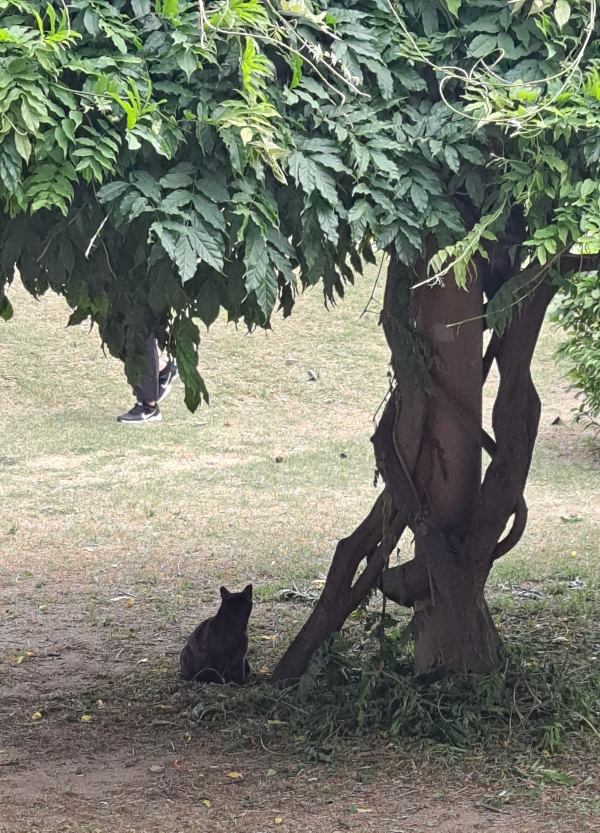
#> input picture chap07/hw#3/dukjo.jpg, 1800 x 2497 px (shown at 1/3 size)
$ python 03.gaussianBlur.py
#> lines starting #> are read from the running program, lines starting #| are printed output that depends on the picture
import cv2

src = cv2.imread('dukjo.jpg', cv2.IMREAD_GRAYSCALE)
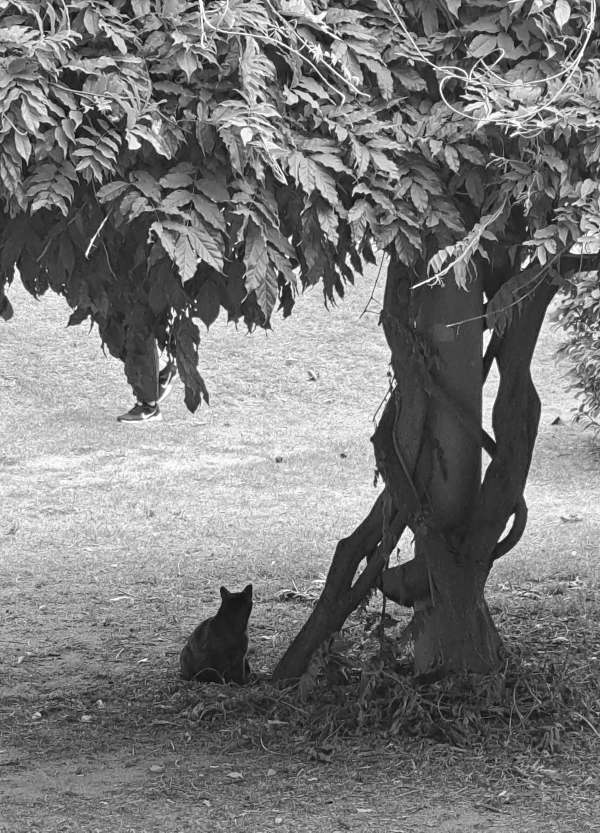
#> src: shape (2497, 1800) (shown at 1/3 size); min 3, max 255, mean 121.5
src = cv2.resize(src, (320, 480))
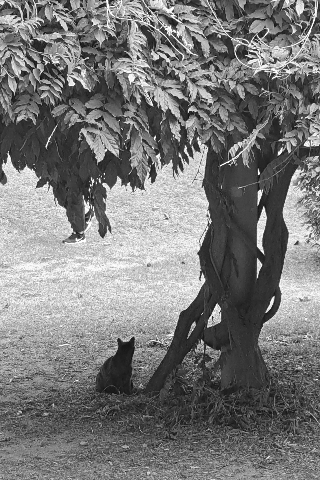
#> src: shape (480, 320); min 9, max 255, mean 121.3

## 가우시안 필터링
# dstGaussian = cv2.GaussianBlur(src, (0, 0), 3)
dstGaussian = cv2.GaussianBlur(src, (0, 0), 10)   # 시그마 증가
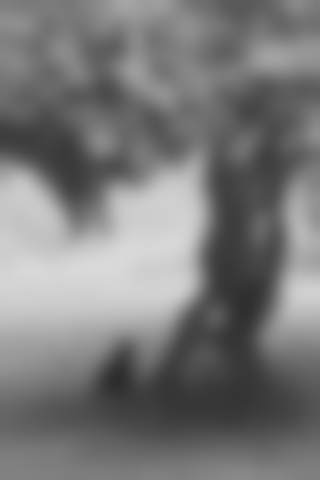
#> dstGaussian: shape (480, 320); min 45, max 217, mean 121.3

cv2.imshow('src', src)
cv2.imshow('dstGaussian', dstGaussian)
cv2.waitKey()

$ run again, with chap07/hw#3/dark1.JPG copied over chap07/hw#3/dukjo.jpg
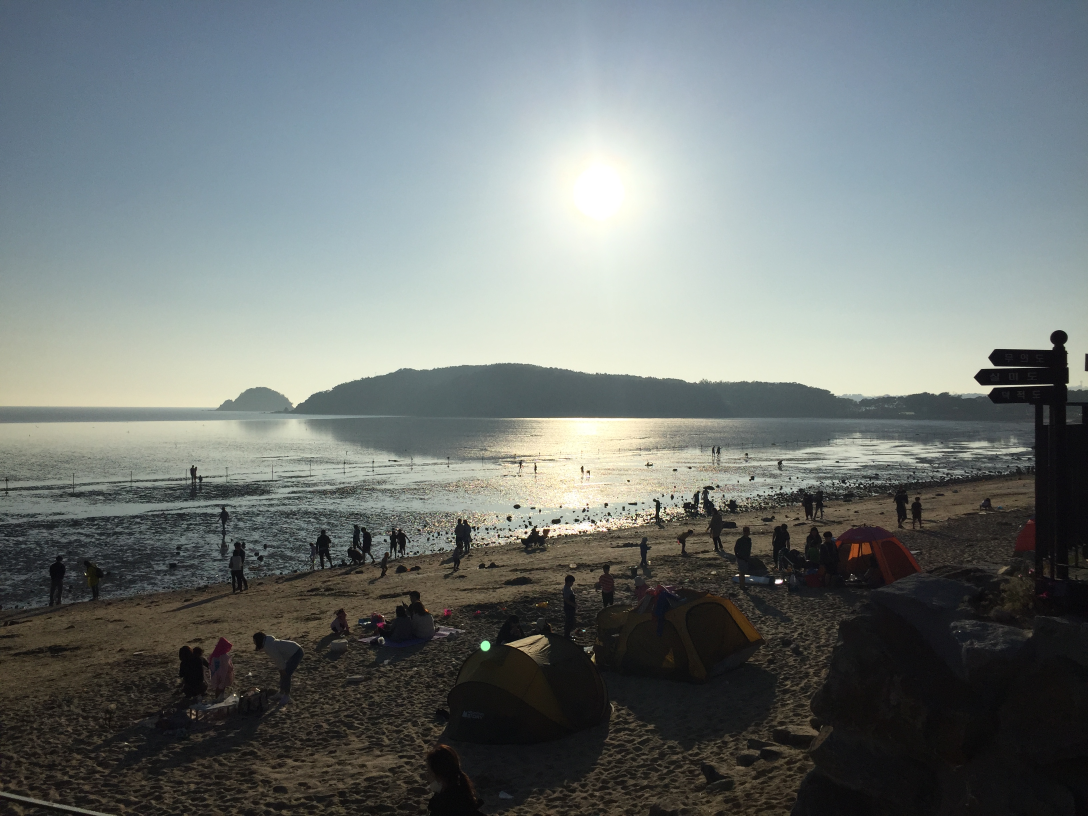
#> input picture chap07/hw#3/dark1.JPG, 3264 x 2448 px (shown at 1/3 size)
#> `src = cv2.resize(src, (320, 480))`:
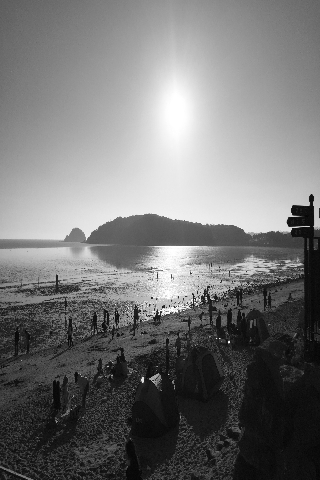
#> src: shape (480, 320); min 3, max 255, mean 117.4
#> `dstGaussian = cv2.GaussianBlur(src, (0, 0), 10)`:
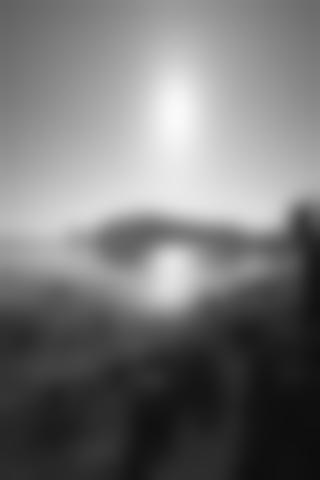
#> dstGaussian: shape (480, 320); min 13, max 250, mean 117.4
